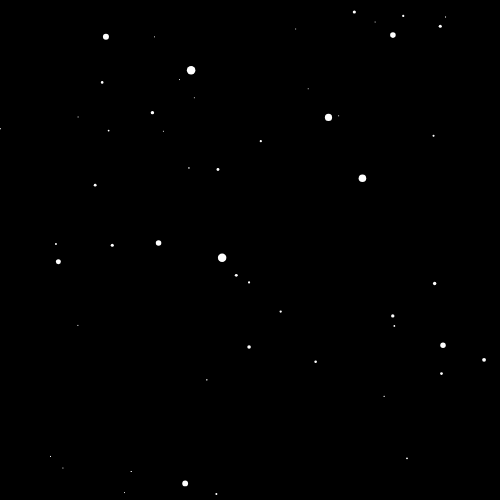
Frame 1 (no input)
Frame 60 (no input): identical to frame 1, image omitted
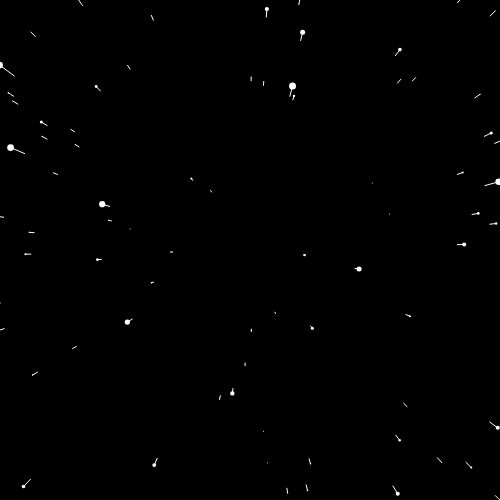
Frame 120 (the mouse pressed at the canvas centre since frame 60)

The p5.js sketch that drew these frames (run headless with seeded random() and noise() and a simulated clock; from frame 60 on, the mouse is pressed at the canvas centre):

// p5.js sketch
// ── sketch.js
let stars = [];
let speed;

function setup() {
  createCanvas(500, 500);
  for (let i = 0; i < 800; i++) {
    stars[i] = new Star();
  }
}

function draw() {
  speed = map(mouseX, 0, width, 0, 20);
  background(0);
  translate(width / 2, height / 2);
  for (let i = 0; i < stars.length; i++) {
    stars[i].update();
    stars[i].show();
  }
}

// ── Star.js
function Star() {
  this.x = random(-width, width);
  this.y = random(-height, height);
  this.z = random(width);
  this.pz = this.z;

  this.update = function () {
    // speed in which stars move
    this.z = this.z - speed;
    if (this.z < 1) {
      this.z = width;
      this.x = random(-width, width);
      this.y = random(-height, height);
      this.pz = this.z;
    }
  };

  this.show = function () {
    fill(255);
    noStroke();

    var sx = map(this.x / this.z, 0, 1, 0, width);
    var sy = map(this.y / this.z, 0, 1, 0, height);

    // size of stars change based on distance
    var r = map(this.z, 0, width, 10, 0);
    ellipse(sx, sy, r, r);

    var px = map(this.x / this.pz, 0, 1, 0, width);
    var py = map(this.y / this.pz, 0, 1, 0, height);

    this.pz = this.z;

    stroke(255);
    line(px, py, sx, sy);
  };
}

// ── style.css
body {
  margin: 0;
  padding: 0;
}

canvas {
  vertical-align: : top;
}
